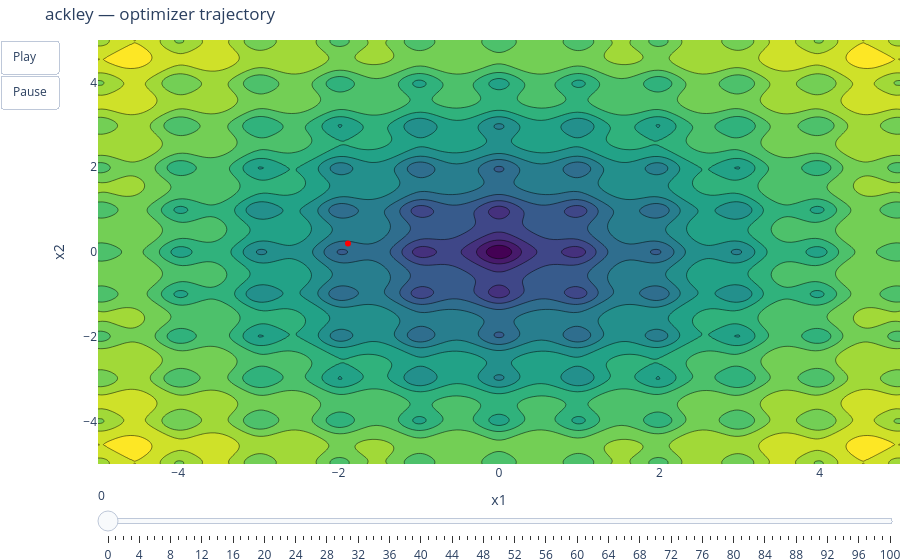

The cell this chart's notebook holds for it:
### Code cell
plot_contour_with_trajectory(L.ackley, result).show()

### Figure 1 — Plotly figure (JSON) as saved in the notebook; plotly's stock layout.template omitted (floating-point values rounded to 4 significant figures; data arrays with more than 128 entries replaced by an {"elided": "..."} marker saying what was removed)
{"data": [{"colorscale": [[0, "#440154"], [0.1111, "#482878"], [0.2222, "#3e4989"], [0.3333, "#31688e"], [0.4444, "#26828e"], [0.5556, "#1f9e89"], [0.6667, "#35b779"], [0.7778, "#6ece58"], [0.8889, "#b5de2b"], [1, "#fde725"]], "showscale": false, "type": "contour", "x": {"elided": "200 float values"}, "y": {"elided": "200 float values"}, "z": {"elided": "200x200 float values"}}, {"line": {"color": "red"}, "marker": {"color": "red", "size": 6}, "mode": "lines+markers", "type": "scatter", "x": [-1.883], "y": [0.2007]}], "layout": {"margin": {"b": 0, "l": 0, "r": 0, "t": 40}, "sliders": [{"steps": [{"args": [["0"], {"frame": {"duration": 0, "redraw": true}, "mode": "immediate"}], "label": "0", "method": "animate"}, {"args": [["1"], {"frame": {"duration": 0, "redraw": true}, "mode": "immediate"}], "label": "1", "method": "animate"}, {"args": [["2"], {"frame": {"duration": 0, "redraw": true}, "mode": "immediate"}], "label": "2", "method": "animate"}, {"args": [["3"], {"frame": {"duration": 0, "redraw": true}, "mode": "immediate"}], "label": "3", "method": "animate"}, {"args": [["4"], {"frame": {"duration": 0, "redraw": true}, "mode": "immediate"}], "label": "4", "method": "animate"}, {"args": [["5"], {"frame": {"duration": 0, "redraw": true}, "mode": "immediate"}], "label": "5", "method": "animate"}, {"args": [["6"], {"frame": {"duration": 0, "redraw": true}, "mode": "immediate"}], "label": "6", "method": "animate"}, {"args": [["7"], {"frame": {"duration": 0, "redraw": true}, "mode": "immediate"}], "label": "7", "method": "animate"}, {"args": [["8"], {"frame": {"duration": 0, "redraw": true}, "mode": "immediate"}], "label": "8", "method": "animate"}, {"args": [["9"], {"frame": {"duration": 0, "redraw": true}, "mode": "immediate"}], "label": "9", "method": "animate"}, {"args": [["10"], {"frame": {"duration": 0, "redraw": true}, "mode": "immediate"}], "label": "10", "method": "animate"}, {"args": [["11"], {"frame": {"duration": 0, "redraw": true}, "mode": "immediate"}], "label": "11", "method": "animate"}, {"args": [["12"], {"frame": {"duration": 0, "redraw": true}, "mode": "immediate"}], "label": "12", "method": "animate"}, {"args": [["13"], {"frame": {"duration": 0, "redraw": true}, "mode": "immediate"}], "label": "13", "method": "animate"}, {"args": [["14"], {"frame": {"duration": 0, "redraw": true}, "mode": "immediate"}], "label": "14", "method": "animate"}, {"args": [["15"], {"frame": {"duration": 0, "redraw": true}, "mode": "immediate"}], "label": "15", "method": "animate"}, {"args": [["16"], {"frame": {"duration": 0, "redraw": true}, "mode": "immediate"}], "label": "16", "method": "animate"}, {"args": [["17"], {"frame": {"duration": 0, "redraw": true}, "mode": "immediate"}], "label": "17", "method": "animate"}, {"args": [["18"], {"frame": {"duration": 0, "redraw": true}, "mode": "immediate"}], "label": "18", "method": "animate"}, {"args": [["19"], {"frame": {"duration": 0, "redraw": true}, "mode": "immediate"}], "label": "19", "method": "animate"}, {"args": [["20"], {"frame": {"duration": 0, "redraw": true}, "mode": "immediate"}], "label": "20", "method": "animate"}, {"args": [["21"], {"frame": {"duration": 0, "redraw": true}, "mode": "immediate"}], "label": "21", "method": "animate"}, {"args": [["22"], {"frame": {"duration": 0, "redraw": true}, "mode": "immediate"}], "label": "22", "method": "animate"}, {"args": [["23"], {"frame": {"duration": 0, "redraw": true}, "mode": "immediate"}], "label": "23", "method": "animate"}, {"args": [["24"], {"frame": {"duration": 0, "redraw": true}, "mode": "immediate"}], "label": "24", "method": "animate"}, {"args": [["25"], {"frame": {"duration": 0, "redraw": true}, "mode": "immediate"}], "label": "25", "method": "animate"}, {"args": [["26"], {"frame": {"duration": 0, "redraw": true}, "mode": "immediate"}], "label": "26", "method": "animate"}, {"args": [["27"], {"frame": {"duration": 0, "redraw": true}, "mode": "immediate"}], "label": "27", "method": "animate"}, {"args": [["28"], {"frame": {"duration": 0, "redraw": true}, "mode": "immediate"}], "label": "28", "method": "animate"}, {"args": [["29"], {"frame": {"duration": 0, "redraw": true}, "mode": "immediate"}], "label": "29", "method": "animate"}, {"args": [["30"], {"frame": {"duration": 0, "redraw": true}, "mode": "immediate"}], "label": "30", "method": "animate"}, {"args": [["31"], {"frame": {"duration": 0, "redraw": true}, "mode": "immediate"}], "label": "31", "method": "animate"}, {"args": [["32"], {"frame": {"duration": 0, "redraw": true}, "mode": "immediate"}], "label": "32", "method": "animate"}, {"args": [["33"], {"frame": {"duration": 0, "redraw": true}, "mode": "immediate"}], "label": "33", "method": "animate"}, {"args": [["34"], {"frame": {"duration": 0, "redraw": true}, "mode": "immediate"}], "label": "34", "method": "animate"}, {"args": [["35"], {"frame": {"duration": 0, "redraw": true}, "mode": "immediate"}], "label": "35", "method": "animate"}, {"args": [["36"], {"frame": {"duration": 0, "redraw": true}, "mode": "immediate"}], "label": "36", "method": "animate"}, {"args": [["37"], {"frame": {"duration": 0, "redraw": true}, "mode": "immediate"}], "label": "37", "method": "animate"}, {"args": [["38"], {"frame": {"duration": 0, "redraw": true}, "mode": "immediate"}], "label": "38", "method": "animate"}, {"args": [["39"], {"frame": {"duration": 0, "redraw": true}, "mode": "immediate"}], "label": "39", "method": "animate"}, {"args": [["40"], {"frame": {"duration": 0, "redraw": true}, "mode": "immediate"}], "label": "40", "method": "animate"}, {"args": [["41"], {"frame": {"duration": 0, "redraw": true}, "mode": "immediate"}], "label": "41", "method": "animate"}, {"args": [["42"], {"frame": {"duration": 0, "redraw": true}, "mode": "immediate"}], "label": "42", "method": "animate"}, {"args": [["43"], {"frame": {"duration": 0, "redraw": true}, "mode": "immediate"}], "label": "43", "method": "animate"}, {"args": [["44"], {"frame": {"duration": 0, "redraw": true}, "mode": "immediate"}], "label": "44", "method": "animate"}, {"args": [["45"], {"frame": {"duration": 0, "redraw": true}, "mode": "immediate"}], "label": "45", "method": "animate"}, {"args": [["46"], {"frame": {"duration": 0, "redraw": true}, "mode": "immediate"}], "label": "46", "method": "animate"}, {"args": [["47"], {"frame": {"duration": 0, "redraw": true}, "mode": "immediate"}], "label": "47", "method": "animate"}, {"args": [["48"], {"frame": {"duration": 0, "redraw": true}, "mode": "immediate"}], "label": "48", "method": "animate"}, {"args": [["49"], {"frame": {"duration": 0, "redraw": true}, "mode": "immediate"}], "label": "49", "method": "animate"}, {"args": [["50"], {"frame": {"duration": 0, "redraw": true}, "mode": "immediate"}], "label": "50", "method": "animate"}, {"args": [["51"], {"frame": {"duration": 0, "redraw": true}, "mode": "immediate"}], "label": "51", "method": "animate"}, {"args": [["52"], {"frame": {"duration": 0, "redraw": true}, "mode": "immediate"}], "label": "52", "method": "animate"}, {"args": [["53"], {"frame": {"duration": 0, "redraw": true}, "mode": "immediate"}], "label": "53", "method": "animate"}, {"args": [["54"], {"frame": {"duration": 0, "redraw": true}, "mode": "immediate"}], "label": "54", "method": "animate"}, {"args": [["55"], {"frame": {"duration": 0, "redraw": true}, "mode": "immediate"}], "label": "55", "method": "animate"}, {"args": [["56"], {"frame": {"duration": 0, "redraw": true}, "mode": "immediate"}], "label": "56", "method": "animate"}, {"args": [["57"], {"frame": {"duration": 0, "redraw": true}, "mode": "immediate"}], "label": "57", "method": "animate"}, {"args": [["58"], {"frame": {"duration": 0, "redraw": true}, "mode": "immediate"}], "label": "58", "method": "animate"}, {"args": [["59"], {"frame": {"duration": 0, "redraw": true}, "mode": "immediate"}], "label": "59", "method": "animate"}, {"args": [["60"], {"frame": {"duration": 0, "redraw": true}, "mode": "immediate"}], "label": "60", "method": "animate"}, {"args": [["61"], {"frame": {"duration": 0, "redraw": true}, "mode": "immediate"}], "label": "61", "method": "animate"}, {"args": [["62"], {"frame": {"duration": 0, "redraw": true}, "mode": "immediate"}], "label": "62", "method": "animate"}, {"args": [["63"], {"frame": {"duration": 0, "redraw": true}, "mode": "immediate"}], "label": "63", "method": "animate"}, {"args": [["64"], {"frame": {"duration": 0, "redraw": true}, "mode": "immediate"}], "label": "64", "method": "animate"}, {"args": [["65"], {"frame": {"duration": 0, "redraw": true}, "mode": "immediate"}], "label": "65", "method": "animate"}, {"args": [["66"], {"frame": {"duration": 0, "redraw": true}, "mode": "immediate"}], "label": "66", "method": "animate"}, {"args": [["67"], {"frame": {"duration": 0, "redraw": true}, "mode": "immediate"}], "label": "67", "method": "animate"}, {"args": [["68"], {"frame": {"duration": 0, "redraw": true}, "mode": "immediate"}], "label": "68", "method": "animate"}, {"args": [["69"], {"frame": {"duration": 0, "redraw": true}, "mode": "immediate"}], "label": "69", "method": "animate"}, {"args": [["70"], {"frame": {"duration": 0, "redraw": true}, "mode": "immediate"}], "label": "70", "method": "animate"}, {"args": [["71"], {"frame": {"duration": 0, "redraw": true}, "mode": "immediate"}], "label": "71", "method": "animate"}, {"args": [["72"], {"frame": {"duration": 0, "redraw": true}, "mode": "immediate"}], "label": "72", "method": "animate"}, {"args": [["73"], {"frame": {"duration": 0, "redraw": true}, "mode": "immediate"}], "label": "73", "method": "animate"}, {"args": [["74"], {"frame": {"duration": 0, "redraw": true}, "mode": "immediate"}], "label": "74", "method": "animate"}, {"args": [["75"], {"frame": {"duration": 0, "redraw": true}, "mode": "immediate"}], "label": "75", "method": "animate"}, {"args": [["76"], {"frame": {"duration": 0, "redraw": true}, "mode": "immediate"}], "label": "76", "method": "animate"}, {"args": [["77"], {"frame": {"duration": 0, "redraw": true}, "mode": "immediate"}], "label": "77", "method": "animate"}, {"args": [["78"], {"frame": {"duration": 0, "redraw": true}, "mode": "immediate"}], "label": "78", "method": "animate"}, {"args": [["79"], {"frame": {"duration": 0, "redraw": true}, "mode": "immediate"}], "label": "79", "method": "animate"}, {"args": [["80"], {"frame": {"duration": 0, "redraw": true}, "mode": "immediate"}], "label": "80", "method": "animate"}, {"args": [["81"], {"frame": {"duration": 0, "redraw": true}, "mode": "immediate"}], "label": "81", "method": "animate"}, {"args": [["82"], {"frame": {"duration": 0, "redraw": true}, "mode": "immediate"}], "label": "82", "method": "animate"}, {"args": [["83"], {"frame": {"duration": 0, "redraw": true}, "mode": "immediate"}], "label": "83", "method": "animate"}, {"args": [["84"], {"frame": {"duration": 0, "redraw": true}, "mode": "immediate"}], "label": "84", "method": "animate"}, {"args": [["85"], {"frame": {"duration": 0, "redraw": true}, "mode": "immediate"}], "label": "85", "method": "animate"}, {"args": [["86"], {"frame": {"duration": 0, "redraw": true}, "mode": "immediate"}], "label": "86", "method": "animate"}, {"args": [["87"], {"frame": {"duration": 0, "redraw": true}, "mode": "immediate"}], "label": "87", "method": "animate"}, {"args": [["88"], {"frame": {"duration": 0, "redraw": true}, "mode": "immediate"}], "label": "88", "method": "animate"}, {"args": [["89"], {"frame": {"duration": 0, "redraw": true}, "mode": "immediate"}], "label": "89", "method": "animate"}, {"args": [["90"], {"frame": {"duration": 0, "redraw": true}, "mode": "immediate"}], "label": "90", "method": "animate"}, {"args": [["91"], {"frame": {"duration": 0, "redraw": true}, "mode": "immediate"}], "label": "91", "method": "animate"}, {"args": [["92"], {"frame": {"duration": 0, "redraw": true}, "mode": "immediate"}], "label": "92", "method": "animate"}, {"args": [["93"], {"frame": {"duration": 0, "redraw": true}, "mode": "immediate"}], "label": "93", "method": "animate"}, {"args": [["94"], {"frame": {"duration": 0, "redraw": true}, "mode": "immediate"}], "label": "94", "method": "animate"}, {"args": [["95"], {"frame": {"duration": 0, "redraw": true}, "mode": "immediate"}], "label": "95", "method": "animate"}, {"args": [["96"], {"frame": {"duration": 0, "redraw": true}, "mode": "immediate"}], "label": "96", "method": "animate"}, {"args": [["97"], {"frame": {"duration": 0, "redraw": true}, "mode": "immediate"}], "label": "97", "method": "animate"}, {"args": [["98"], {"frame": {"duration": 0, "redraw": true}, "mode": "immediate"}], "label": "98", "method": "animate"}, {"args": [["99"], {"frame": {"duration": 0, "redraw": true}, "mode": "immediate"}], "label": "99", "method": "animate"}, {"args": [["100"], {"frame": {"duration": 0, "redraw": true}, "mode": "immediate"}], "label": "100", "method": "animate"}]}], "title": {"text": "ackley — optimizer trajectory"}, "updatemenus": [{"buttons": [{"args": [null, {"frame": {"duration": 80, "redraw": true}, "fromcurrent": true}], "label": "Play", "method": "animate"}, {"args": [[null], {"frame": {"duration": 0, "redraw": false}, "mode": "immediate"}], "label": "Pause", "method": "animate"}], "showactive": false, "type": "buttons"}], "xaxis": {"title": {"text": "x1"}}, "yaxis": {"title": {"text": "x2"}}}}
